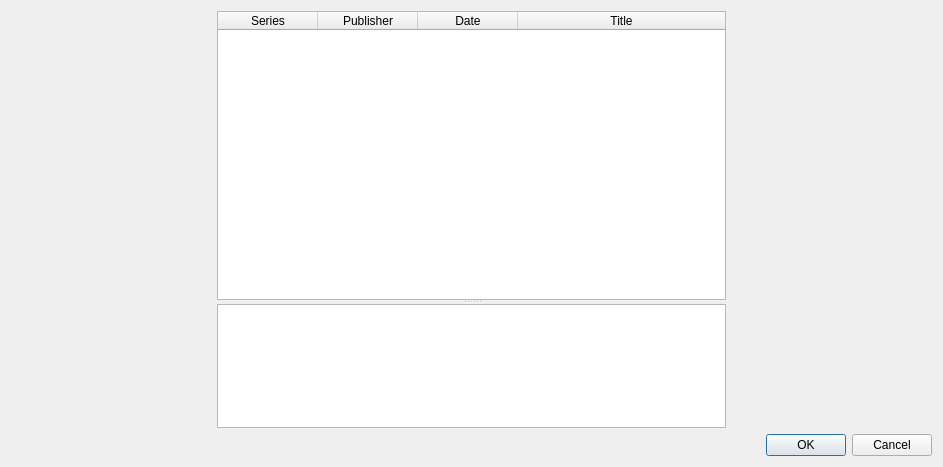
<?xml version="1.0" encoding="UTF-8"?>
<ui version="4.0">
 <class>dialogMatchSelect</class>
 <widget class="QDialog" name="dialogMatchSelect">
  <property name="geometry">
   <rect>
    <x>0</x>
    <y>0</y>
    <width>943</width>
    <height>467</height>
   </rect>
  </property>
  <property name="windowTitle">
   <string>Select Match</string>
  </property>
  <layout class="QGridLayout" name="gridLayout">
   <item row="0" column="0">
    <layout class="QVBoxLayout" name="verticalLayout">
     <item>
      <layout class="QHBoxLayout" name="horizontalLayout">
       <item>
        <widget class="QWidget" name="archiveCoverContainer" native="true">
         <property name="minimumSize">
          <size>
           <width>200</width>
           <height>350</height>
          </size>
         </property>
         <property name="maximumSize">
          <size>
           <width>200</width>
           <height>350</height>
          </size>
         </property>
        </widget>
       </item>
       <item>
        <widget class="QSplitter" name="splitter">
         <property name="sizePolicy">
          <sizepolicy hsizetype="Expanding" vsizetype="Expanding">
           <horstretch>0</horstretch>
           <verstretch>0</verstretch>
          </sizepolicy>
         </property>
         <property name="orientation">
          <enum>Qt::Vertical</enum>
         </property>
         <property name="childrenCollapsible">
          <bool>false</bool>
         </property>
         <widget class="QTableWidget" name="twList">
          <property name="sizePolicy">
           <sizepolicy hsizetype="Expanding" vsizetype="Expanding">
            <horstretch>0</horstretch>
            <verstretch>7</verstretch>
           </sizepolicy>
          </property>
          <property name="selectionMode">
           <enum>QAbstractItemView::SingleSelection</enum>
          </property>
          <property name="selectionBehavior">
           <enum>QAbstractItemView::SelectRows</enum>
          </property>
          <property name="rowCount">
           <number>0</number>
          </property>
          <property name="columnCount">
           <number>4</number>
          </property>
          <attribute name="horizontalHeaderStretchLastSection">
           <bool>true</bool>
          </attribute>
          <attribute name="verticalHeaderVisible">
           <bool>false</bool>
          </attribute>
          <column>
           <property name="text">
            <string>Series</string>
           </property>
          </column>
          <column>
           <property name="text">
            <string>Publisher</string>
           </property>
          </column>
          <column>
           <property name="text">
            <string>Date</string>
           </property>
          </column>
          <column>
           <property name="text">
            <string>Title</string>
           </property>
          </column>
         </widget>
         <widget class="QTextEdit" name="teDescription">
          <property name="sizePolicy">
           <sizepolicy hsizetype="Expanding" vsizetype="Expanding">
            <horstretch>0</horstretch>
            <verstretch>3</verstretch>
           </sizepolicy>
          </property>
         </widget>
        </widget>
       </item>
       <item>
        <widget class="QWidget" name="altCoverContainer" native="true">
         <property name="minimumSize">
          <size>
           <width>200</width>
           <height>350</height>
          </size>
         </property>
         <property name="maximumSize">
          <size>
           <width>200</width>
           <height>350</height>
          </size>
         </property>
        </widget>
       </item>
      </layout>
     </item>
     <item>
      <widget class="QDialogButtonBox" name="buttonBox">
       <property name="orientation">
        <enum>Qt::Horizontal</enum>
       </property>
       <property name="standardButtons">
        <set>QDialogButtonBox::Cancel|QDialogButtonBox::Ok</set>
       </property>
      </widget>
     </item>
    </layout>
   </item>
  </layout>
 </widget>
 <resources/>
 <connections>
  <connection>
   <sender>buttonBox</sender>
   <signal>accepted()</signal>
   <receiver>dialogMatchSelect</receiver>
   <slot>accept()</slot>
   <hints>
    <hint type="sourcelabel">
     <x>248</x>
     <y>254</y>
    </hint>
    <hint type="destinationlabel">
     <x>157</x>
     <y>274</y>
    </hint>
   </hints>
  </connection>
  <connection>
   <sender>buttonBox</sender>
   <signal>rejected()</signal>
   <receiver>dialogMatchSelect</receiver>
   <slot>reject()</slot>
   <hints>
    <hint type="sourcelabel">
     <x>316</x>
     <y>260</y>
    </hint>
    <hint type="destinationlabel">
     <x>286</x>
     <y>274</y>
    </hint>
   </hints>
  </connection>
 </connections>
</ui>
